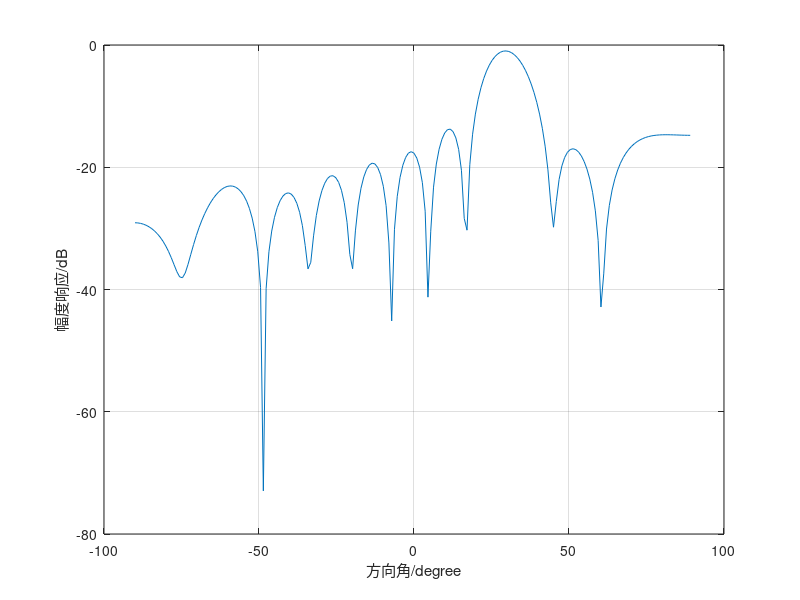
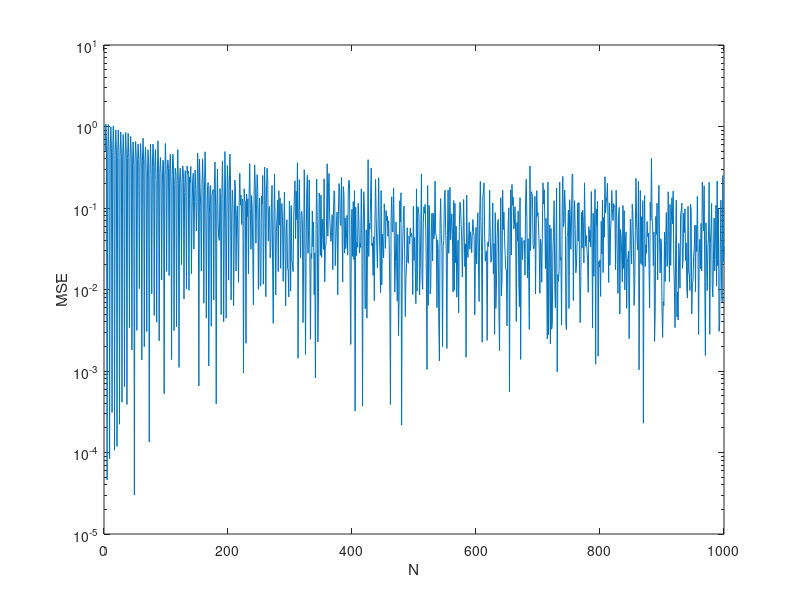

Write MATLAB code to recreate these figures, in order.
clear 
close 
clc
M=16;                  % 天线数
K=3;                   % 信源数
theta=[30 45 60];       % 信号入射角度
d=0.3;                 % 天线间距
N=1000;                % 采样数
E=0;   D=1;     % 噪声均值、方差
SNR=100;
pp=zeros(100,N);pp1=zeros(100,N);
N = 1000;
n = 0:N-1;
f0 = 2000;
for q=1:100
   s = [1*sin(2*pi*f0 *n/(8*f0));...
    2*sin(2*pi*2*f0 *n/(8*f0));...
    3*sin(2*pi*3*f0 *n/(8*f0))
    ];  % 生成源信号
    A=exp(-1i*2*pi*d*[0:M-1].'*sin(theta*pi/180));   % 方向向量
    e=sqrt(D/2)*(randn(M,N)+1i*randn(M,N));       % 噪声
    Y=A*s+e;                                         % 接收信号
    % LMS算法
    L=200;
    de=s(1,:);
    mu=0.0005;
    w=zeros(M,1);
    for k=1:N
        y(k)=w'*Y(:,k);                              % 预测下一个采样和误差
    e(k)=de(k)-y(k);                                 % 误差
    w=w+mu*Y(:,k)*conj(e(k));                        % 调整权向量
    end
end
 
% 波束形成
beam=zeros(1,L);
for i=1:L
    a=exp(-1i*2*pi*d*[0:M-1].'*sin(-pi/2+pi*(i-1)/L));
    beam(i)=20*log10(abs(w'*a));
end
 
figure
angle=-90:180/200:(90-180/200);
plot(angle,beam);
grid on
xlabel('方向角/degree');
ylabel('幅度响应/dB');
figure
for k=1:N
    en(k)=(abs(e(k))).^2;
end
semilogy(en);hold on
xlabel('N');
ylabel('MSE');
